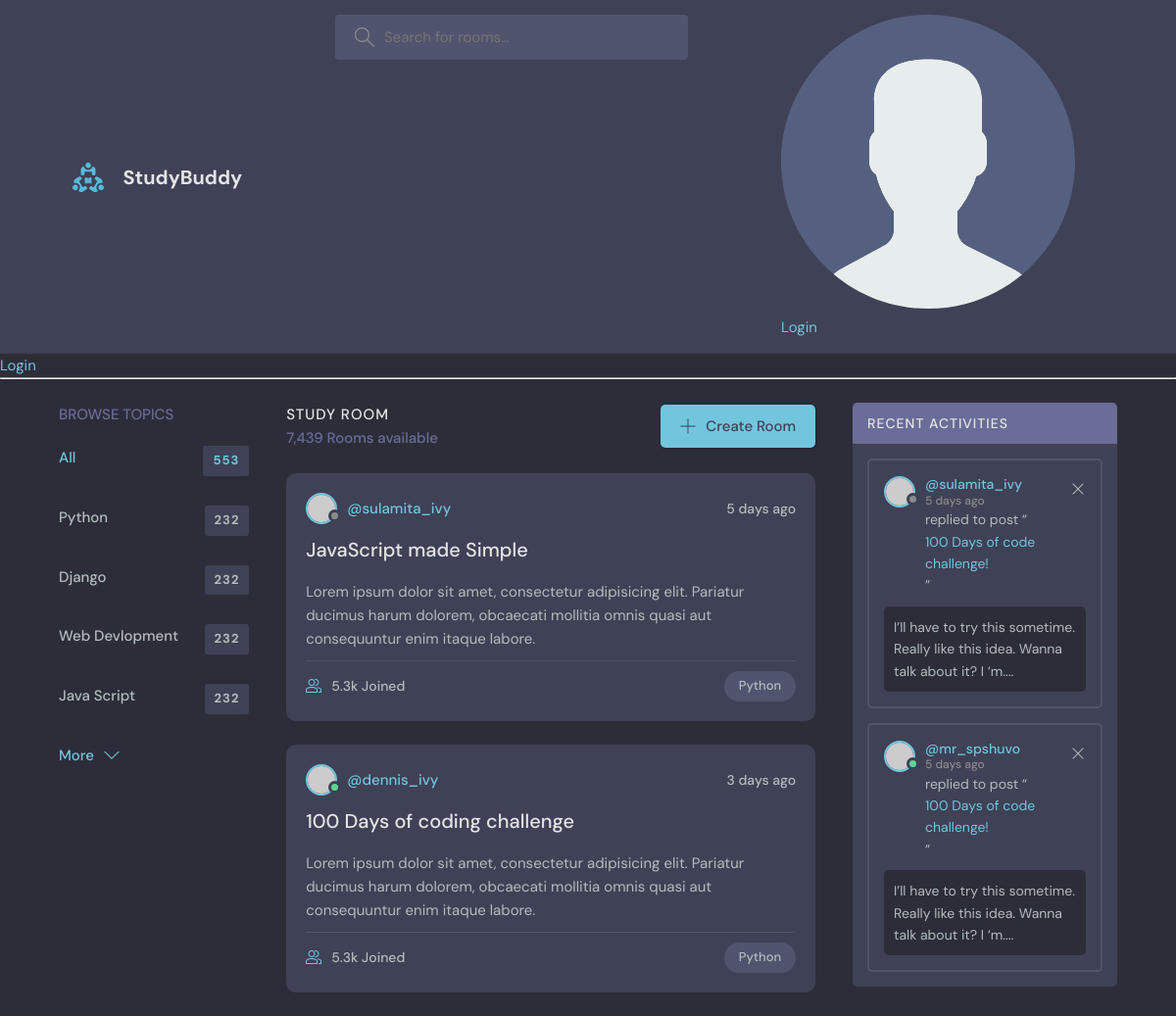
The page / on the database its author committed.
### base/models.py (models this page shows)
class Topic(models.Model):
    name=models.CharField(max_length=200)
    def __str__(self):
        return self.name

### base/views.py (the view)
# urls.py: path('',views.home,name="home"),
def home(request):
    q=request.GET.get('q') if request.GET.get('q') != None else ''
    rooms=Room.objects.filter(
        Q(topic__name__icontains=q)|
        Q(name__icontains =q)
        |Q(description__icontains =q)
        )
    room_count=rooms.count()
    topics=Topic.objects.all()
    room_messages=Message.objects.filter(Q(room__topic__name__icontains=q))
    context={'rooms':rooms,'topics':topics,'room_count':room_count,'room_messages':room_messages}
    return render(request,'base/home.html',context)

### base/templates/base/home.html (shortened to what this page needs)
{% extends 'main.html'%} {% block content %}
<main class="layout layout--3">
  <div class="container">
    {% include 'base/topics_component.html' %}
    <div class="roomList">
      <div class="roomList__header">
        <div>
          <h2>Study Room</h2>
          <p>7,439 Rooms available</p>
        </div>
        <a class="btn btn--main" href="create-room.html">
          <svg
            version="1.1"
            xmlns="http://www.w3.org/2000/svg"
            width="32"
            height="32"
            viewBox="0 0 32 32"
          >
            <title>add</title>
            <path
              d="M16.943 0.943h-1.885v14.115h-14.115v1.885h14.115v14.115h1.885v-14.115h14.115v-1.885h-14.115v-14.115z"
            ></path>
          </svg>
          Create Room
        </a>
      </div>
      <div class="roomListRoom">
        <div class="roomListRoom__header">
          <a href="profile.html" class="roomListRoom__author">
            <div class="avatar avatar--small">
              <img src="https://randomuser.me/api/portraits/women/11.jpg" />
            </div>
            <span>@sulamita_ivy</span>
          </a>
          <div class="roomListRoom__actions">
            <span>5 days ago</span>
          </div>
        </div>
        <div class="roomListRoom__content">
          <a href="room.html">JavaScript made Simple</a>
          <p>
            Lorem ipsum dolor sit amet, consectetur adipisicing elit. Pariatur
            ducimus harum dolorem, obcaecati mollitia omnis quasi aut
            consequuntur enim itaque labore.
          </p>
        </div>
        <div class="roomListRoom__meta">
          <a href="room.html" class="roomListRoom__joined">
            5.3k Joined
          </a>
          <p class="roomListRoom__topic">Python</p>
        </div>
      </div>
      <div class="roomListRoom">
        <div class="roomListRoom__header">
          <a href="profile.html" class="roomListRoom__author">
            <div class="avatar avatar--small active">
              <img src="https://randomuser.me/api/portraits/men/11.jpg" />
            </div>
            <span>@dennis_ivy</span>
          </a>
          <div class="roomListRoom__actions">
            <span>3 days ago</span>
          </div>
        </div>
        <div class="roomListRoom__content">
          <a href="room.html">100 Days of coding challenge</a>
          <p>
            Lorem ipsum dolor sit amet, consectetur adipisicing elit. Pariatur
            ducimus harum dolorem, obcaecati mollitia omnis quasi aut
            consequuntur enim itaque labore.
          </p>
        </div>
        <div class="roomListRoom__meta">
          <a class="roomListRoom__joined">
            5.3k Joined
          </a>
          <p class="roomListRoom__topic">Python</p>
        </div>
      </div>
    </div>
    <div class="activities">
      <div class="activities__header">
        <h2>Recent Activities</h2>
      </div>
      <div class="activities__box">
        <div class="activities__boxHeader roomListRoom__header">
          <a href="profile.html" class="roomListRoom__author">
            <div class="avatar avatar--small">
              <img src="https://randomuser.me/api/portraits/women/11.jpg" />
            </div>
            <p>
              @sulamita_ivy
              <span>5 days ago</span>
            </p>
          </a>
          <div class="roomListRoom__actions">
            <a href="#">
              <svg
                version="1.1"
                xmlns="http://www.w3.org/2000/svg"
                width="32"
                height="32"
                viewBox="0 0 32 32"
              >
                <title>remove</title>
                <path
                  d="M27.314 6.019l-1.333-1.333-9.98 9.981-9.981-9.981-1.333 1.333 9.981 9.981-9.981 9.98 1.333 1.333 9.981-9.98 9.98 9.98 1.333-1.333-9.98-9.98 9.98-9.981z"
                ></path>
              </svg>
            </a>
          </div>
        </div>
        <div class="activities__boxContent">
          <p>
            replied to post “<a href="room.html">100 Days of code challenge!</a
            >”
          </p>
          <div class="activities__boxRoomContent">
            I’ll have to try this sometime. Really like this idea. Wanna talk
            about it? I ‘m....
          </div>
        </div>
      </div>
      <div class="activities__box">
        <div class="activities__boxHeader roomListRoom__header">
          <a href="profile.html" class="roomListRoom__author">
            <div class="avatar avatar--small active">
              <img src="https://randomuser.me/api/portraits/men/13.jpg" />
            </div>
            <p>
              @mr_spshuvo
              <span>5 days ago</span>
            </p>
          </a>
          <div class="roomListRoom__actions">
            <a href="#">
              <svg
                version="1.1"
                xmlns="http://www.w3.org/2000/svg"
                width="32"
                height="32"
                viewBox="0 0 32 32"
              >
                <title>remove</title>
                <path
                  d="M27.314 6.019l-1.333-1.333-9.98 9.981-9.981-9.981-1.333 1.333 9.981 9.981-9.981 9.98 1.333 1.333 9.981-9.98 9.98 9.98 1.333-1.333-9.98-9.98 9.98-9.981z"
                ></path>
              </svg>
            </a>
          </div>
        </div>
        <div class="activities__boxContent">
          <p>
            replied to post “<a href="room.html">100 Days of code challenge!</a
            >”
          </p>
          <div class="activities__boxRoomContent">
            I’ll have to try this sometime. Really like this idea. Wanna talk
            about it? I ‘m....
          </div>
        </div>
      </div>
    </div>
  </div>
</main>
{% endblock %}

### base/templates/base/topics_component.html
<div class="topics">
  <div class="topics__header">
    <h2>Browse Topics</h2>
  </div>
  <ul class="topics__list">
    <li>
      <a href="{% url 'home' %}" class="active">All <span>553</span></a>
    </li>
    {% for topic in topics %}
    <li>
      <a href="{% url 'home' %}?q={{topic.name}}">{{topic}} <span>232</span></a>
    </li>
    {% endfor %}
  <a class="btn btn--link" href="topics.html">
    More
    <svg
      version="1.1"
      xmlns="http://www.w3.org/2000/svg"
      width="32"
      height="32"
      viewBox="0 0 32 32"
    >
      <title>chevron-down</title>
      <path d="M16 21l-13-13h-3l16 16 16-16h-3l-13 13z"></path>
    </svg>
  </a>
</div>

### rows shown on the page
Topic: name "Python"
Topic: name "Django"
Topic: name "Web Devlopment"
Topic: name "Java Script"
